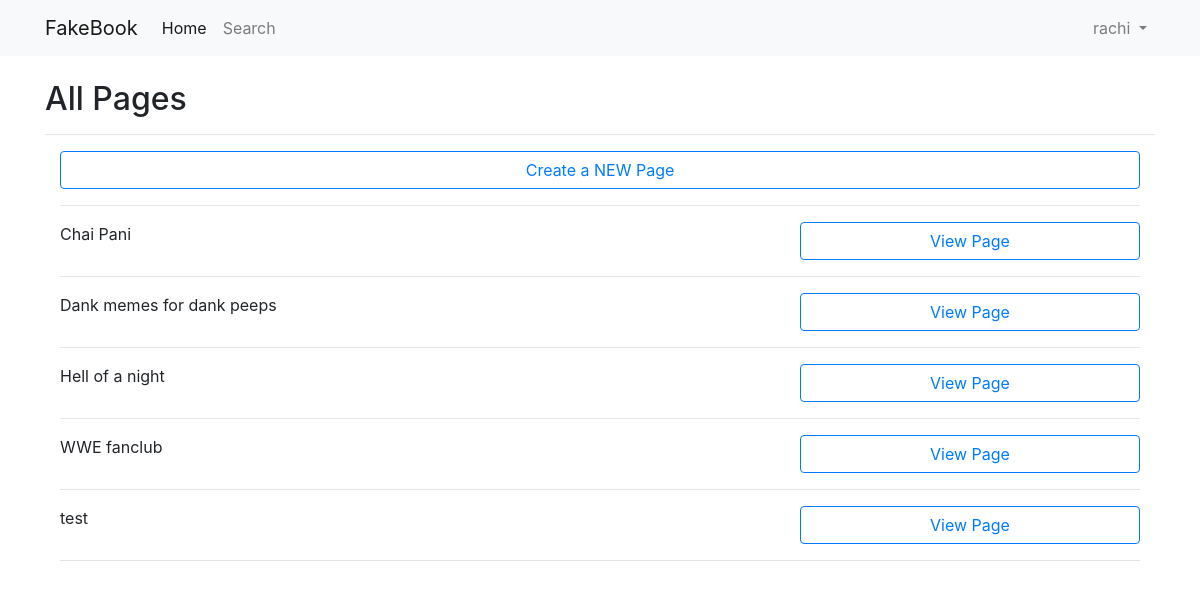
Screenshot of /pages/show (signed in) with the database file from the repository.
### core/models.py (models this page shows)
class Pages(models.Model):
    page_name= models.CharField(max_length=30, unique=True)
    page_des=models.CharField(max_length=100)
    page_admin=models.CharField(max_length=30)

### core/views.py (the view, shortened to what this page needs)
# urls.py: path('pages/<name>',views.listpages,name='pages'),
def listpages(request,name):
    if name=="show":
        allpages=Pages.objects.filter().order_by('page_name')
        return render(request,'pages/listpages.html',{'allpages':allpages})

### social_site/templates/pages/listpages.html
{% extends "../registration/base.html" %}
{% block content %}
    <h2>All Pages</h2>
    <hr>
    <div class="container-fluid">
         <a href = "{% url 'createpage' %}" class="btn btn-outline-primary btn-block">Create a NEW Page</a>
         <hr>
    </div>
    <div class="container-fluid">
            {% for page in allpages %}
                <div class="row">
                    <div class="col-8">
                        {{page.page_name}}
                    </div>
                    <div class="col-sm">
                        <a href = "{% url 'pages' page.page_name %}" class="btn btn-outline-primary btn-block">View Page</a>
                     </div>
                </div>
                 <hr>
            {% endfor %}
        </div>
{% endblock %}

### social_site/templates/registration/base.html (shortened to what this page needs)
<!doctype html>
<html lang="en">
  <head>
    <link rel="stylesheet" href="https://stackpath.bootstrapcdn.com/bootstrap/4.3.1/css/bootstrap.min.css">
  </head>
  <body>
<nav class="navbar navbar-expand-lg navbar-light bg-light mb-4">
<div class="container">
  <a class="navbar-brand" href="">FakeBook</a>
  <div class="collapse navbar-collapse" id="navbarSupportedContent">
    <ul class="navbar-nav mr-auto">
      <li class="nav-item active">
        <a class="nav-link" href="{% url 'home' %}">Home <span class="sr-only">(current)</span></a>
      </li>
      <li class="nav-item">
        <a class="nav-link" href="{% url 'search' %}">Search</a>
      </li>
    </ul>
    {% if user.is_authenticated %}
       <ul class="navbar-nav">
        <li class="nav-item dropdown">
        <a class="nav-link dropdown-toggle" href="#" id="navbarDropdown" role="button" data-toggle="dropdown" aria-haspopup="true" aria-expanded="false">
          {{ user.username }}
        </a>
      </li>
    </ul>
    {% else %}
      <form class="form-inline my-2 my-lg-0">
        <a href = "{% url 'login' %}" class="btn btn-outline-success my-2 my-sm-0">Login</a>
      </form>
     {% endif %}
  </div>
  </div>
</nav>
  <div class="container">
    {% block content %}
    {% endblock %}
  </body>
</html>

### rows the page displays
Pages: page_name "Chai Pani"
Pages: page_name "Dank memes for dank peeps"
Pages: page_name "Hell of a night"
Pages: page_name "WWE fanclub"
Pages: page_name "test"

### other values shown
{{ user.username }} "rachi"
